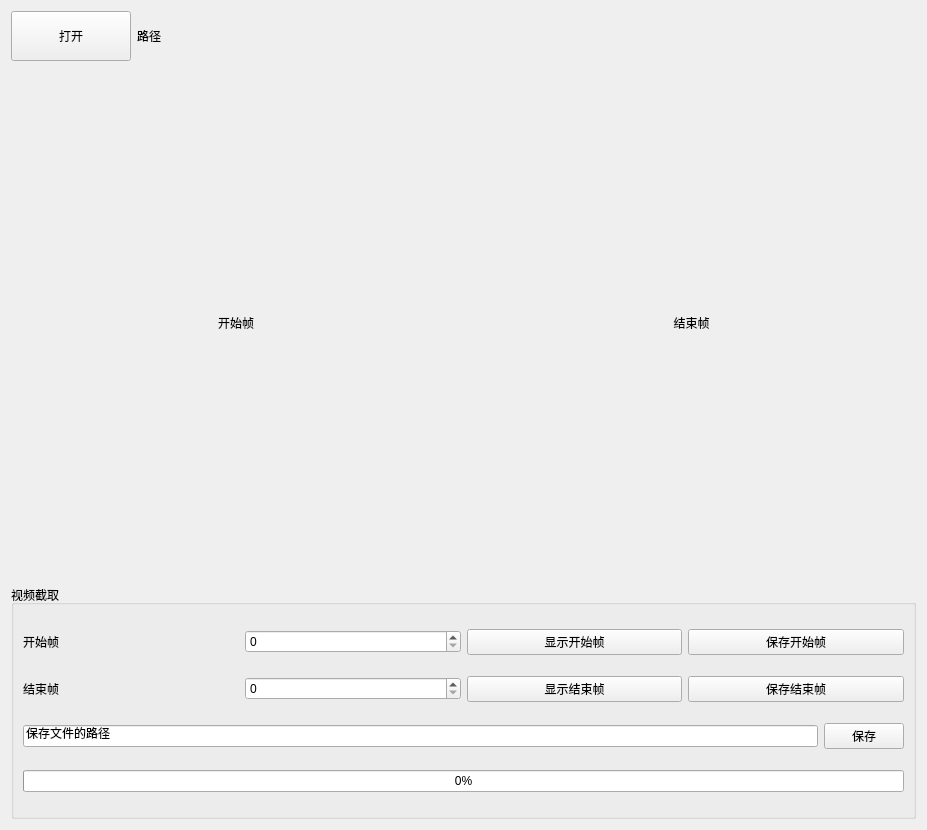
<?xml version="1.0" encoding="UTF-8"?>
<ui version="4.0">
 <class>Video</class>
 <widget class="QWidget" name="Video">
  <property name="geometry">
   <rect>
    <x>0</x>
    <y>0</y>
    <width>927</width>
    <height>830</height>
   </rect>
  </property>
  <property name="windowTitle">
   <string>Video</string>
  </property>
  <layout class="QVBoxLayout" name="verticalLayout_2">
   <item>
    <layout class="QHBoxLayout" name="horizontalLayout">
     <item>
      <widget class="QPushButton" name="openBtn">
       <property name="maximumSize">
        <size>
         <width>120</width>
         <height>50</height>
        </size>
       </property>
       <property name="text">
        <string>打开</string>
       </property>
      </widget>
     </item>
     <item>
      <widget class="QLabel" name="pathLabel">
       <property name="maximumSize">
        <size>
         <width>1666666</width>
         <height>50</height>
        </size>
       </property>
       <property name="text">
        <string>路径</string>
       </property>
      </widget>
     </item>
    </layout>
   </item>
   <item>
    <layout class="QHBoxLayout" name="horizontalLayout_5">
     <item>
      <widget class="QLabel" name="startFrameLabel">
       <property name="minimumSize">
        <size>
         <width>0</width>
         <height>512</height>
        </size>
       </property>
       <property name="text">
        <string>开始帧</string>
       </property>
       <property name="alignment">
        <set>Qt::AlignCenter</set>
       </property>
      </widget>
     </item>
     <item>
      <widget class="QLabel" name="endFrameLabel">
       <property name="text">
        <string>结束帧</string>
       </property>
       <property name="alignment">
        <set>Qt::AlignCenter</set>
       </property>
      </widget>
     </item>
    </layout>
   </item>
   <item>
    <widget class="QGroupBox" name="groupBox">
     <property name="title">
      <string>视频截取</string>
     </property>
     <layout class="QVBoxLayout" name="verticalLayout">
      <item>
       <layout class="QHBoxLayout" name="horizontalLayout_2">
        <item>
         <widget class="QLabel" name="label">
          <property name="text">
           <string>开始帧</string>
          </property>
         </widget>
        </item>
        <item>
         <widget class="QSpinBox" name="startFrame">
          <property name="maximum">
           <number>99999</number>
          </property>
         </widget>
        </item>
        <item>
         <widget class="QPushButton" name="startFrameBtn">
          <property name="text">
           <string>显示开始帧</string>
          </property>
         </widget>
        </item>
        <item>
         <widget class="QPushButton" name="saveStartFrame">
          <property name="text">
           <string>保存开始帧</string>
          </property>
         </widget>
        </item>
       </layout>
      </item>
      <item>
       <layout class="QHBoxLayout" name="horizontalLayout_3">
        <item>
         <widget class="QLabel" name="label_2">
          <property name="text">
           <string>结束帧</string>
          </property>
         </widget>
        </item>
        <item>
         <widget class="QSpinBox" name="endFrame">
          <property name="maximum">
           <number>99999</number>
          </property>
         </widget>
        </item>
        <item>
         <widget class="QPushButton" name="endFrameBtn">
          <property name="text">
           <string>显示结束帧</string>
          </property>
         </widget>
        </item>
        <item>
         <widget class="QPushButton" name="saveEndFrame">
          <property name="text">
           <string>保存结束帧</string>
          </property>
         </widget>
        </item>
       </layout>
      </item>
      <item>
       <layout class="QHBoxLayout" name="horizontalLayout_4">
        <item>
         <widget class="QLineEdit" name="savePath">
          <property name="text">
           <string>保存文件的路径</string>
          </property>
         </widget>
        </item>
        <item>
         <widget class="QPushButton" name="saveBtn">
          <property name="text">
           <string>保存</string>
          </property>
         </widget>
        </item>
       </layout>
      </item>
      <item>
       <widget class="QProgressBar" name="progressBar">
        <property name="value">
         <number>0</number>
        </property>
       </widget>
      </item>
     </layout>
    </widget>
   </item>
  </layout>
 </widget>
 <resources/>
 <connections/>
</ui>
